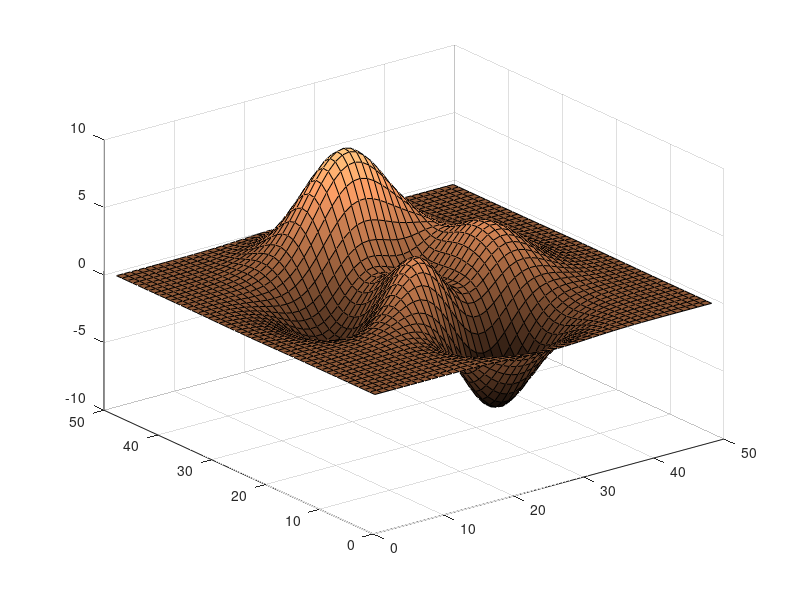

Write the MATLAB code that produced this figure. (Note: this script raises an error after producing the figure.)
%=============================================================================
% Copyright (c) 2016-present Allan CORNET (Nelson)
%=============================================================================
% This file is part of the Nelson.
%=============================================================================
% LICENCE_BLOCK_BEGIN
% SPDX-License-Identifier: LGPL-3.0-or-later
% LICENCE_BLOCK_END
%=============================================================================
% <--ADV-CLI MODE-->
%=============================================================================
f = figure();
surf(peaks);
colormap('copper');
r = f.ColorMap;
assert_isapprox(r(1, :), [0, 0, 0], 1e-3); 
%=============================================================================
